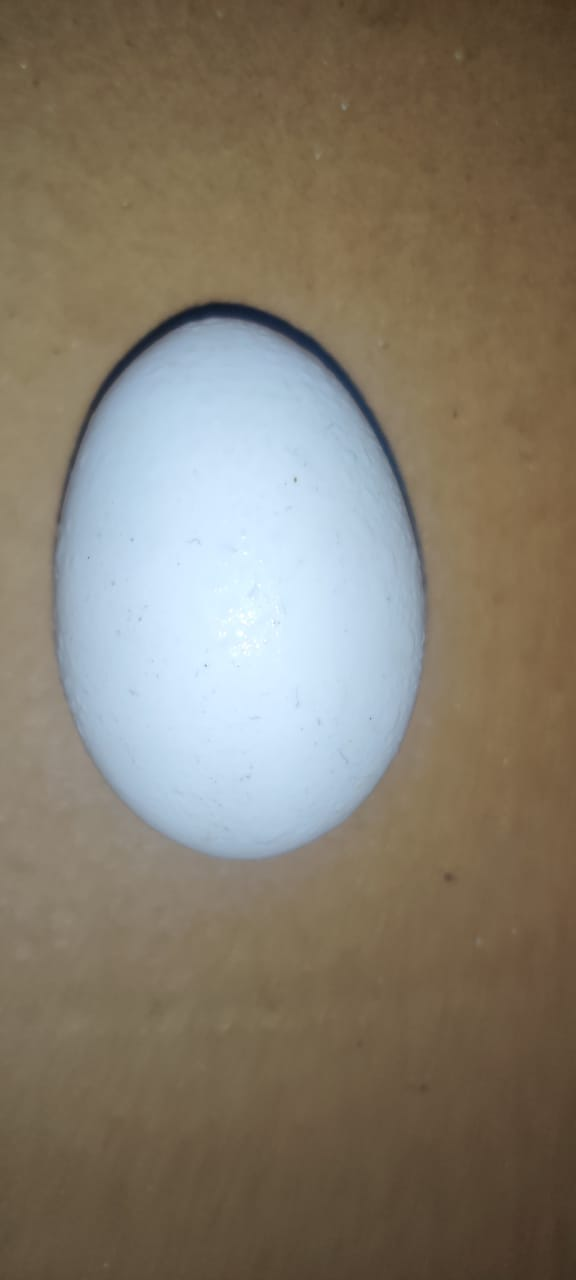
#> input picture Input/egg_flash.jpeg, 576 x 1280 px
$ python objectseperation.py
#> lines starting #> are read from the running program, lines starting #| are printed output that depends on the picture; after the words box and inside, x2 and y2 are one past the last pixel; in counts of white or black regions, pixels touching at a corner belong together
# -*- coding: utf-8 -*-
"""
Created on Mon Sep 21 21:57:49 2020

@author: prasa
"""
import cv2
import numpy as np
import operator
import math

I=cv2.imread('Input/egg_flash.jpeg')
#> I is the input picture: shape (1280, 576, 3); mean B, G, R 108.4, 123.3, 132.1
contour = np.copy(I)

cv2.imshow("Original Image",I)
gray = cv2.cvtColor(I,cv2.COLOR_BGR2GRAY)
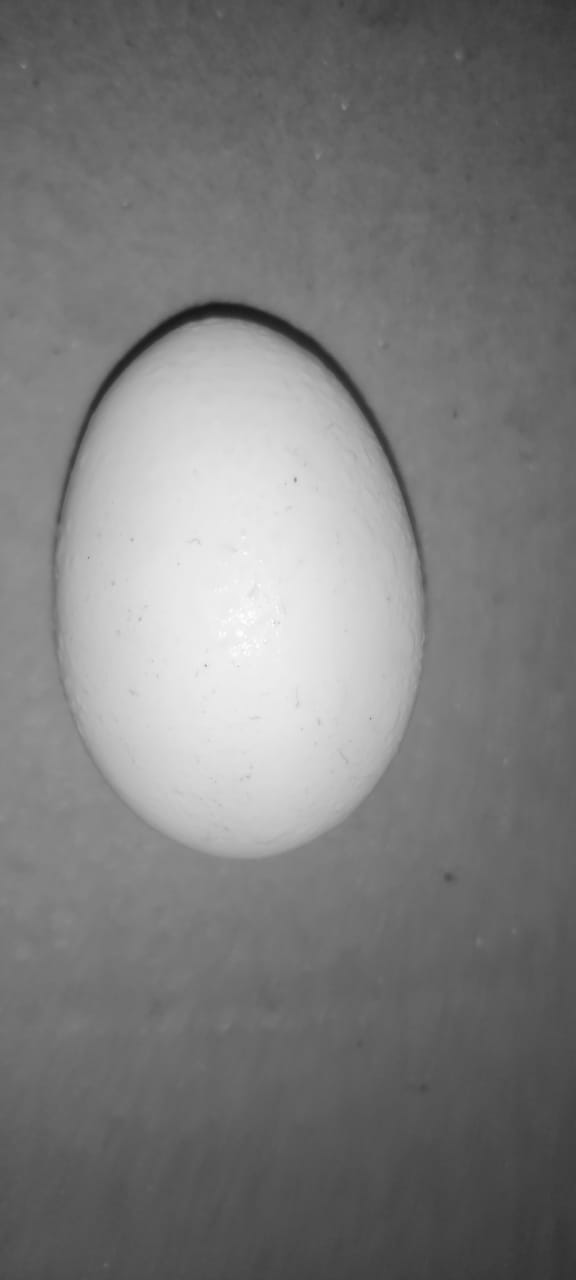
#> gray: shape (1280, 576); min 23, max 253, mean 124.2

cv2.imshow("GrayScale Image",gray)
cv2.imwrite("Output/Grayscale.jpg",gray)
ret, thresh = cv2.threshold(gray,0,255,cv2.THRESH_BINARY_INV+cv2.THRESH_OTSU)
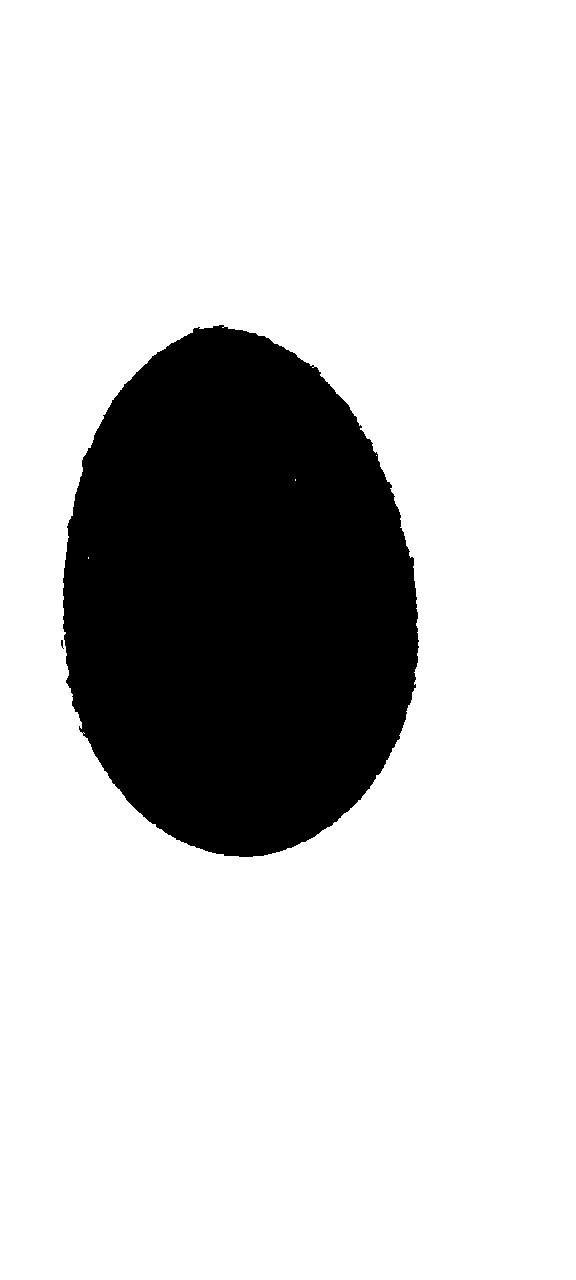
#> thresh: shape (1280, 576); 80.1% white; 2 black regions (1 under 20 px), largest, box (x1, y1, x2, y2) and area: (63, 325, 419, 857) 146797
#> ret = 154

cv2.imshow("Threshold Image",thresh)
cv2.imwrite("Output/Seperation.jpg",thresh)
points = zip(*np.where(thresh == 0))

#distance = math.sqrt( ((min(x)-max(x))**2)+((min(y)-max(y))**2) )

#cv2.line(thresh,(points[0][0],points[0][1]),(points[-1][0],points[-1][1]),(0,255,255),12)

row_sort = list(points)
#> row_sort = 146812 items


col_sort = sorted(row_sort,key = operator.itemgetter(1))
#> col_sort = 146812 items


res ={}


for point in row_sort:
    if point[0] in res:
        res[point[0]]=(*res[point[0]],*point[1:])
    else:
        res[point[0]]=point
#> this loop made 146812 passes
#> point on passes 1 to 3: (325, 219), (325, 220), (325, 221)
#> after the loop, res = 532 items


least = res[row_sort[0][0]]
#> least = (325, 219, 220, 221, 222, 223)
highest = res[row_sort[-1][0]]
#> highest = (856, 239, 240, 241, 242, 243, 244, 245, 246, 247, 248, 249, 250, 251, 252)

dist_1 = math.sqrt(((least[1]-highest[-1])**2)+((least[0]-highest[0])**2))
#> dist_1 = 532
dist_2 = math.sqrt(((least[-1]-highest[1])**2)+((least[0]-highest[0])**2))
#> dist_2 = 531.2

point_1=[]
point_2=[]
if dist_1 > dist_2:
    cv2.line(I,(least[1],least[0]),(highest[-1],highest[0]),(255,0,0),2)
    point_1.append((least[0],least[1]))
    point_2.append((highest[0],highest[-1]))
else:
    cv2.line(I,(least[-1],least[0]),(highest[1],highest[0]),(255,0,0),2)
    point_1.append((least[0],least[-1]))
    point_2.append((highest[0],highest[1]))


point_3=[]
point_4=[]
res_2 ={}

rev_col_sort = [point[::-1] for point in col_sort]
#> rev_col_sort = 146812 items
for point in rev_col_sort:
    if point[0] in res_2:
        res_2[point[0]]=(*res_2[point[0]],*point[1:])
    else:
        res_2[point[0]]=point
#> this loop made 146812 passes
#> point on passes 1 to 3: (61, 640), (61, 641), (61, 642)
#> after the loop, res_2 = 358 items


least_2 = res_2[rev_col_sort[0][0]]
#> least_2 = (61, 640, 641, 642, 643, 644, 645)
highest_2 = res_2[rev_col_sort[-1][0]]
#> highest_2 = (418, 640, 641, 646, 647)

dist_3 = math.sqrt(((least_2[1]-highest_2[-1])**2)+((least_2[0]-highest_2[0])**2))
#> dist_3 = 357.1
dist_4 = math.sqrt(((least_2[-1]-highest_2[1])**2)+((least_2[0]-highest_2[0])**2))
#> dist_4 = 357


if dist_3 > dist_4:
    cv2.line(I,(least_2[0],least_2[1]),(highest_2[0],highest_2[-1]),(255,0,0),2)
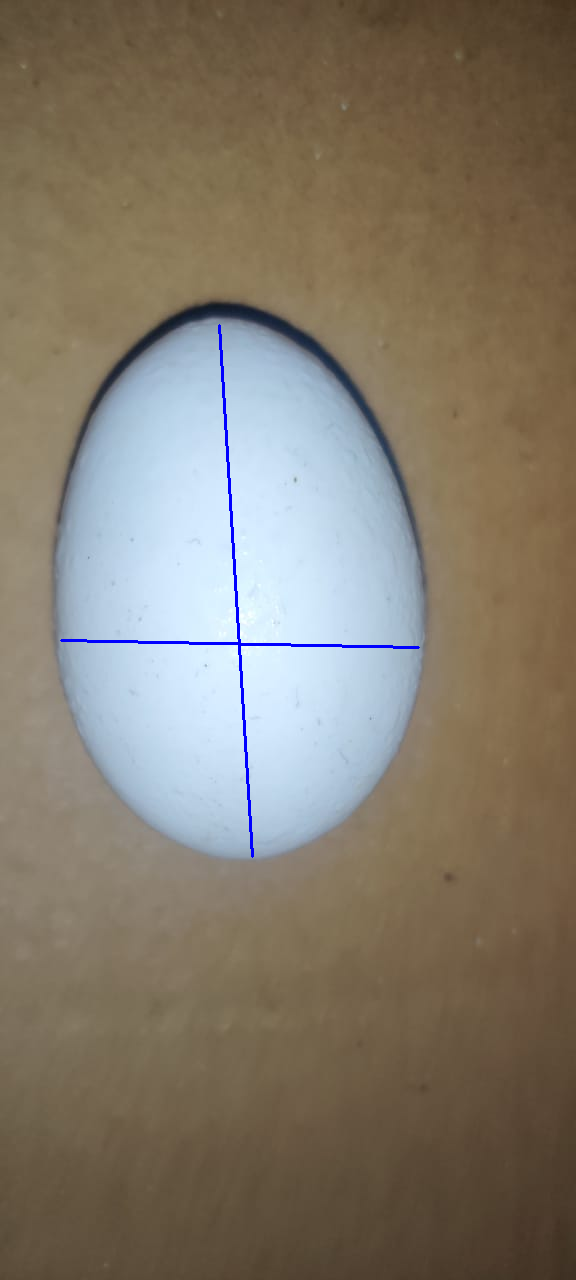
#> I: shape (1280, 576, 3); mean B, G, R 108.5, 122.5, 131.4
    point_3.append((least_2[1],least_2[0]))
    point_4.append((highest_2[-1],highest_2[0]))
else:
    cv2.line(I,(least_2[0],least_2[-1]),(highest_2[0],highest_2[1]),(255,0,0),2)
    point_3.append((least_2[-1],least_2[0]))
    point_4.append((highest_2[1],highest_2[0]))


for i in range(1,len(least)):
    contour[least[0]][least[i]] = 0
#> this loop made 5 passes
#> contour: shape (1280, 576, 3); under 0.01% of pixels changed, all inside (x1, y1, x2, y2) = (219, 325, 224, 326)

for i in range(1,len(highest)):
    contour[highest[0]][highest[i]] = 0
#> this loop made 14 passes
#> contour: shape (1280, 576, 3); mean B, G, R 108.4, 123.3, 132.1

for i in range(1,len(least_2)):
    contour[least_2[i]][least_2[0]] = 0
#> this loop made 6 passes
#> contour: shape (1280, 576, 3); mean B, G, R 108.4, 123.3, 132.1

for i in range(1,len(highest_2)):
    contour[highest_2[i]][highest_2[0]] = 0
#> this loop made 4 passes
#> contour: shape (1280, 576, 3); mean B, G, R 108.4, 123.3, 132.1

#cnt_points = np.where(thresh[500]==0)
for i in range(len(thresh)):
    cnt_points = np.where(thresh[i]==0)
    if (len(cnt_points[0])>0):
       contour[i][min(cnt_points[0])]=0
       contour[i][max(cnt_points[0])]=0
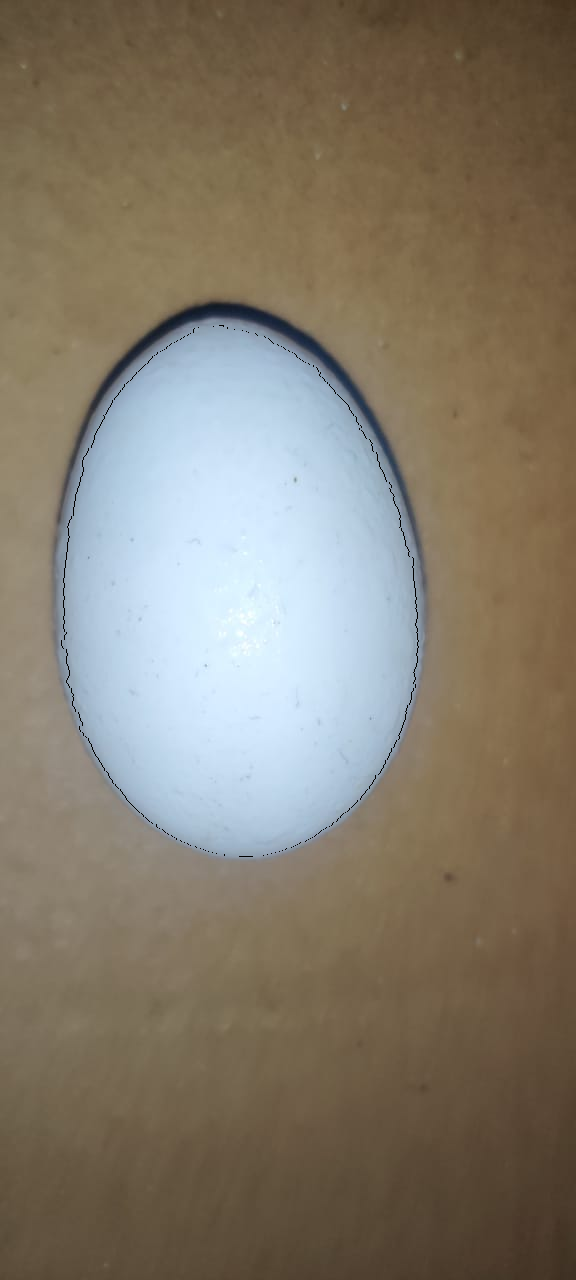
#> contour: shape (1280, 576, 3); mean B, G, R 108.1, 123, 131.9

cv2.imshow("Contout Image",contour)
cv2.imwrite("Output/Contour.jpg",contour)

cv2.imshow("Line Image",I)
cv2.imwrite("Output/Lines.jpg",I)
cv2.waitKey(0)

$ run again, with Input/egg.jpeg copied over Input/egg_flash.jpeg
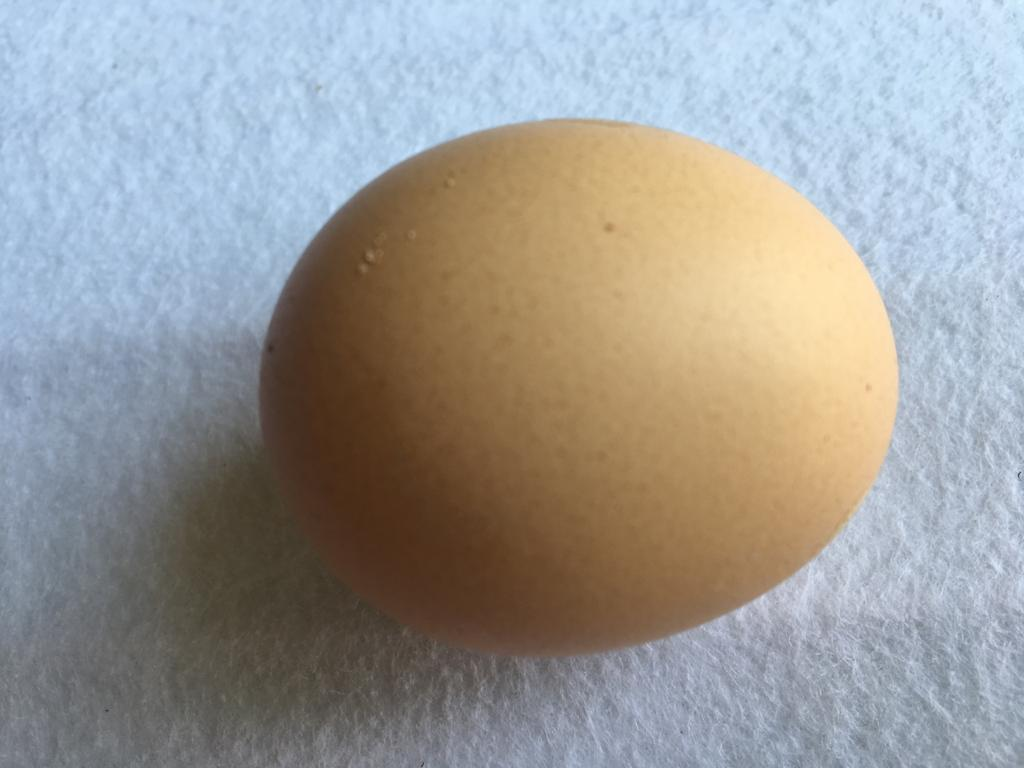
#> input picture Input/egg.jpeg, 1024 x 768 px
#> I is the input picture: shape (768, 1024, 3); mean B, G, R 152.1, 154.6, 155.5
#> `ret, thresh = cv2.threshold(gray,0,255,cv2.THRESH_BINARY_INV+cv2.THRES..`:
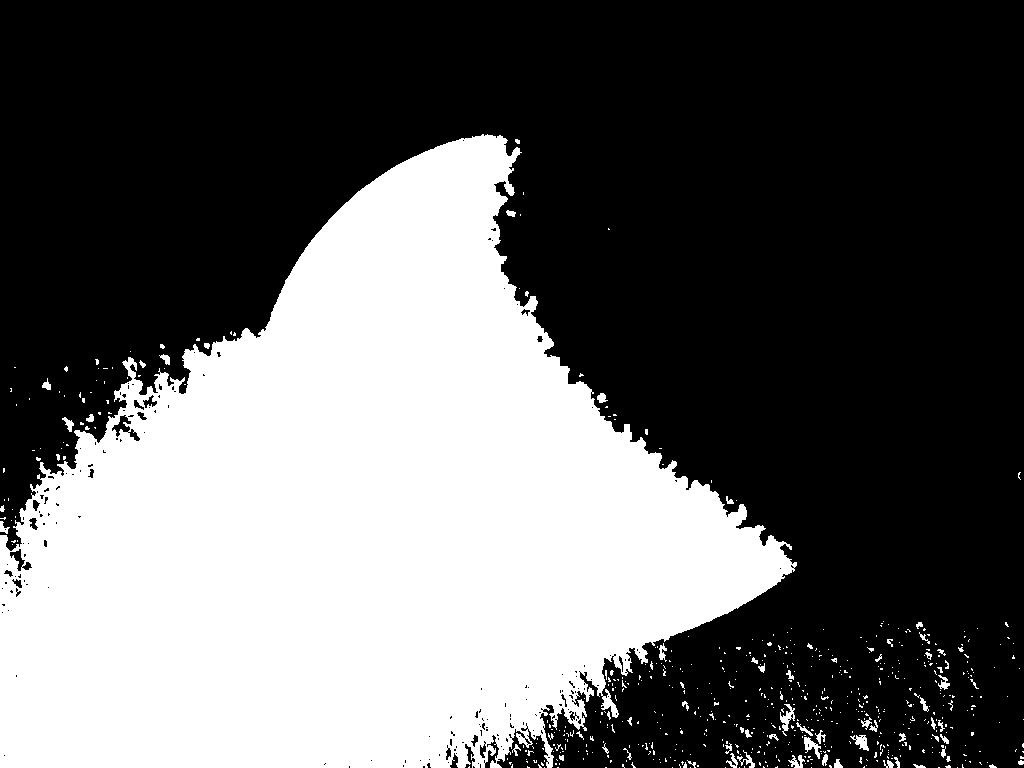
#> thresh: shape (768, 1024); 38.2% white; 622 white regions (558 under 20 px), largest, box (x1, y1, x2, y2) and area: (0, 134, 797, 768) 295104, (780, 704, 795, 736) 193, (804, 737, 821, 759) 161
#> ret = 143
#> row_sort = 486201 items
#> the loop `for point in row_sort:` made 486201 passes
#> point on passes 1 to 3: (0, 0), (0, 1), (0, 2)
#> after the loop `for point in row_sort:`: res = 768 items
#> least = 1025 values from 0 to 1023
#> highest = 442 values, max 1023 at index 441, min 349 at index 1, mean 739.3
#> dist_1 = 1278.6
#> dist_2 = 1021.1
#> I: shape (768, 1024, 3); 0.5% of pixels changed, all inside (x1, y1, x2, y2) = (0, 0, 1024, 768)
#> rev_col_sort = 486201 items
#> the loop `for point in rev_col_sort:` made 486201 passes
#> after the loop `for point in rev_col_sort:`: res_2 = 1024 items
#> least_2 = 521 values from 0 to 534
#> highest_2 = 756 values, max 1023 at index 0, min 0 at index 1, mean 378
#> dist_3 = 1278.6
#> dist_4 = 1154
#> after the loop `for i in range(1,len(highest_2)):`:
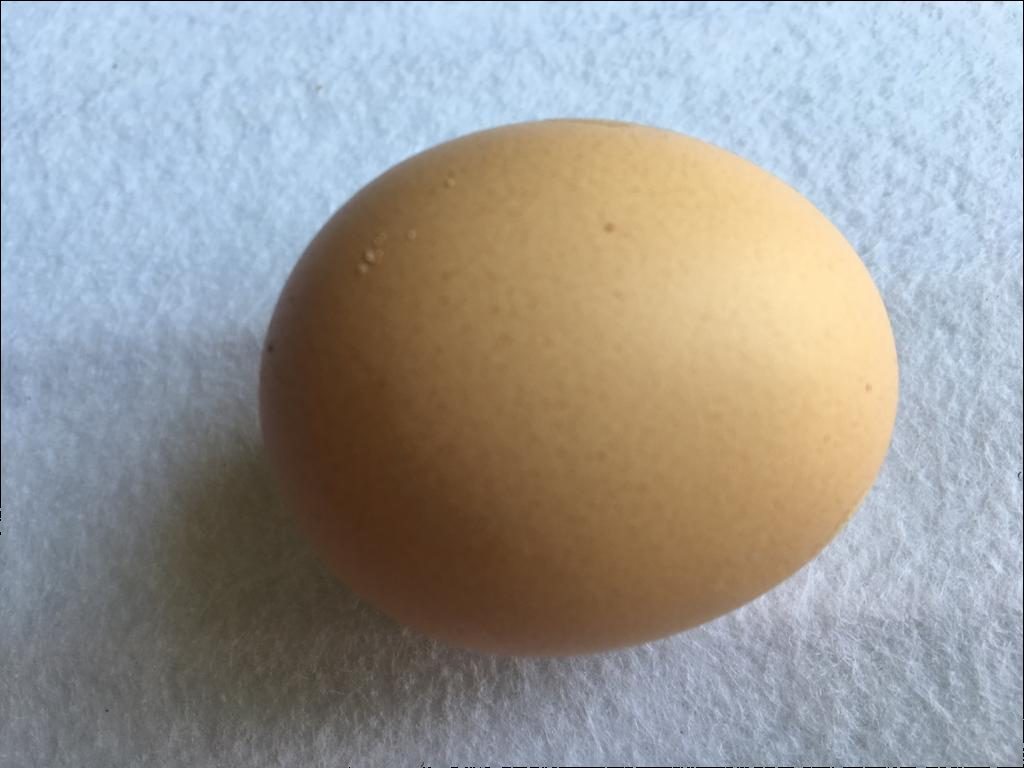
#> contour: shape (768, 1024, 3); mean B, G, R 151.4, 153.9, 154.9
